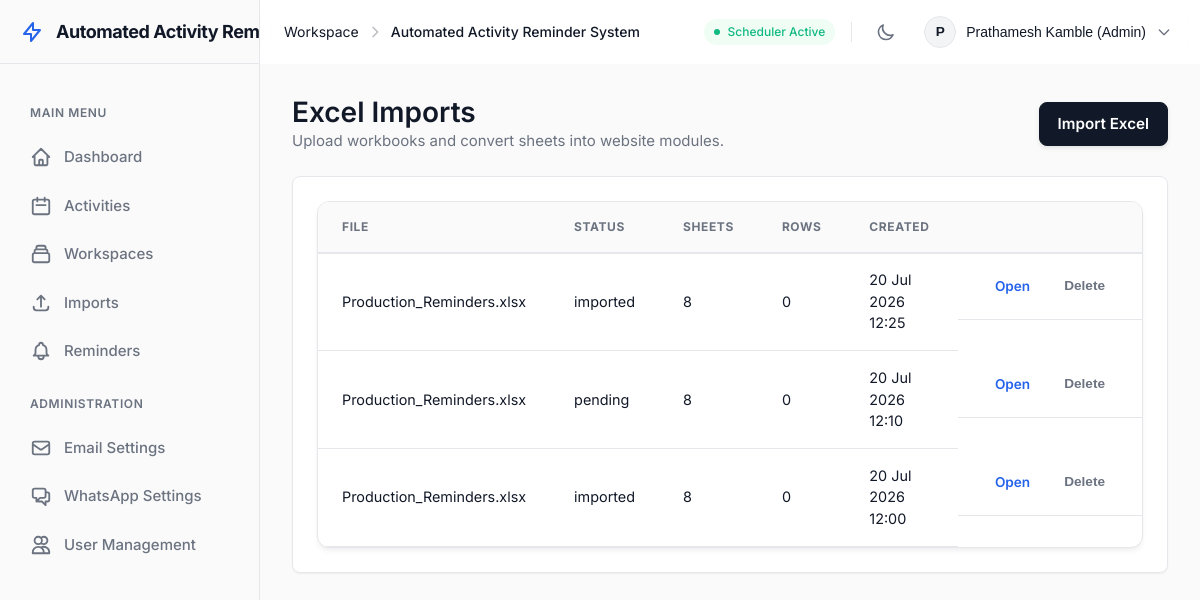
The app's page /imports (signed in), older data.
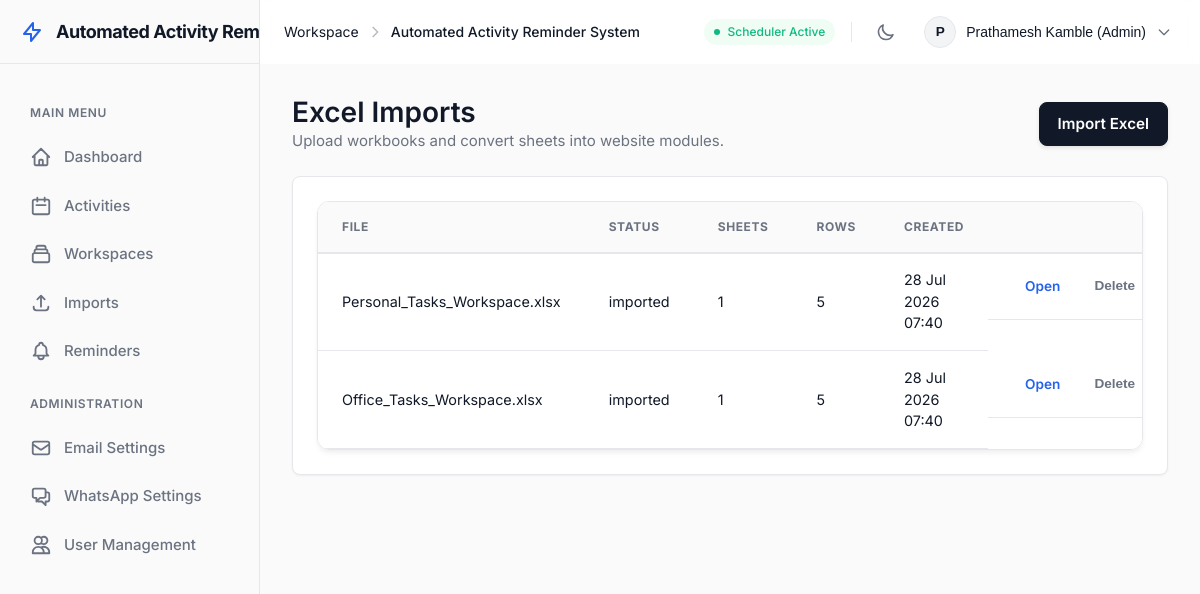
The same page, newer data.
### src/db/models.py (models this page shows)
class User(Base):
    __tablename__ = "users"
    id = Column(Integer, primary_key=True)
    username = Column(String(100), unique=True, nullable=False, index=True) # Kept for legacy compatibility if needed
    email = Column(String(255), unique=True, nullable=False, index=True)
    display_name = Column(String(150), nullable=False)
    password_hash = Column(String(255), nullable=False)
    role = Column(String(20), nullable=False, default="employee")
    is_active = Column(Boolean, nullable=False, default=True)
    email_verified = Column(Boolean, nullable=False, default=False)
    must_change_password = Column(Boolean, nullable=False, default=False)
    created_at = Column(DateTime, nullable=False, default=datetime.utcnow)
    password_reset_tokens = relationship("PasswordResetToken", back_populates="user", cascade="all, delete-orphan")
    email_verification_tokens = relationship("EmailVerificationToken", back_populates="user", cascade="all, delete-orphan")
    login_history = relationship("LoginHistory", back_populates="user", cascade="all, delete-orphan")
    activities = relationship("ActivityRecord", back_populates="assigned_user")

class WorkbookImport(Base):
    __tablename__ = "workbook_imports"
    id = Column(Integer, primary_key=True)
    original_filename = Column(String(255), nullable=False)
    stored_path = Column(Text, nullable=False)
    status = Column(String(30), nullable=False, default="pending")
    sheet_count = Column(Integer, nullable=False, default=0)
    row_count = Column(Integer, nullable=False, default=0)
    imported_by_user_id = Column(Integer, ForeignKey("users.id"), nullable=True)
    created_at = Column(DateTime, nullable=False, default=datetime.utcnow)
    completed_at = Column(DateTime, nullable=True)
    sheets = relationship("ImportedSheet", back_populates="workbook_import", cascade="all, delete-orphan")

### src/web/app.py (the view)
@app.get("/imports", response_class=HTMLResponse)
def imports(request: Request) -> typing.Any:
    db = get_db()
    try:
        user = require_login(request, db)
        if isinstance(user, RedirectResponse):
            return user
        rows = db.query(WorkbookImport).order_by(WorkbookImport.created_at.desc()).all()
        return render(request, "imports.html", {"imports": rows}, user)
    finally:
        close_db(db)

### src/web/templates/imports.html
{% extends "base.html" %}
{% block content %}
<section class="page-heading">
  <div>
    <h1>Excel Imports</h1>
    <p>Upload workbooks and convert sheets into website modules.</p>
  </div>
  {% if user.can_edit %}
    <a href="/imports/new" class="button primary">Import Excel</a>
  {% endif %}
</section>
<section class="panel">
  <div class="table-wrap">
    <table>
      <thead>
        <tr>
          <th>File</th>
          <th>Status</th>
          <th>Sheets</th>
          <th>Rows</th>
          <th>Created</th>
          <th></th>
        </tr>
      </thead>
      <tbody>
        {% for item in imports %}
          <tr>
            <td>{{ item.original_filename }}</td>
            <td>{{ item.status }}</td>
            <td>{{ item.sheet_count }}</td>
            <td>{{ item.row_count }}</td>
            <td>{{ item.created_at.strftime("%d %b %Y %H:%M") }}</td>
            <td style="display: flex; gap: 8px;">
              <a href="/imports/{{ item.id }}" class="button small ghost">Open</a>
              <form method="post" action="/imports/{{ item.id }}/delete" onsubmit="return confirm('Are you sure you want to delete this import?');" style="margin: 0;">
                <button type="submit" class="button small ghost" style="color: var(--text-muted);">Delete</button>
              </form>
            </td>
          </tr>
        {% else %}
          <tr><td colspan="6" class="empty">No imports yet.</td></tr>
        {% endfor %}
      </tbody>
    </table>
  </div>
</section>
{% endblock %}

### src/web/templates/base.html (shortened to what this page needs)
<!doctype html>
<html lang="en">
<head>
  <link rel="stylesheet" href="{{ request.url_for('static', path='styles.css') }}">
</head>
<body>
  <div class="app-shell">
    <aside class="app-sidebar" id="app-sidebar">
      <div class="sidebar-header">
        <a class="sidebar-brand" href="/dashboard">
          <svg class="brand-icon" fill="none" stroke="currentColor" stroke-width="2" viewBox="0 0 24 24"><path stroke-linecap="round" stroke-linejoin="round" d="M13 10V3L4 14h7v7l9-11h-7z"></path></svg>
          <span class="sidebar-brand-text">{{ app_name }}</span>
        </a>
      </div>
      <div class="sidebar-nav">
        {% if user %}
          <div class="sidebar-nav-heading">Main Menu</div>
          <a href="/dashboard">
            <svg class="nav-icon" fill="none" stroke="currentColor" viewBox="0 0 24 24"><path stroke-linecap="round" stroke-linejoin="round" stroke-width="2" d="M3 12l2-2m0 0l7-7 7 7M5 10v10a1 1 0 001 1h3m10-11l2 2m-2-2v10a1 1 0 01-1 1h-3m-6 0a1 1 0 001-1v-4a1 1 0 011-1h2a1 1 0 011 1v4a1 1 0 001 1m-6 0h6"></path></svg>
            <span class="nav-text">Dashboard</span>
          </a>
          <a href="/activities">
            <svg class="nav-icon" fill="none" stroke="currentColor" viewBox="0 0 24 24"><path stroke-linecap="round" stroke-linejoin="round" stroke-width="2" d="M8 7V3m8 4V3m-9 8h10M5 21h14a2 2 0 002-2V7a2 2 0 00-2-2H5a2 2 0 00-2 2v12a2 2 0 002 2z"></path></svg>
            <span class="nav-text">Activities</span>
          </a>
          <a href="/collections">
            <svg class="nav-icon" fill="none" stroke="currentColor" viewBox="0 0 24 24"><path stroke-linecap="round" stroke-linejoin="round" stroke-width="2" d="M19 11H5m14 0a2 2 0 012 2v6a2 2 0 01-2 2H5a2 2 0 01-2-2v-6a2 2 0 012-2m14 0V9a2 2 0 00-2-2M5 11V9a2 2 0 012-2m0 0V5a2 2 0 012-2h6a2 2 0 012 2v2M7 7h10"></path></svg>
            <span class="nav-text">Workspaces</span>
          </a>
          <a href="/imports">
            <svg class="nav-icon" fill="none" stroke="currentColor" viewBox="0 0 24 24"><path stroke-linecap="round" stroke-linejoin="round" stroke-width="2" d="M4 16v1a3 3 0 003 3h10a3 3 0 003-3v-1m-4-8l-4-4m0 0L8 8m4-4v12"></path></svg>
            <span class="nav-text">Imports</span>
          </a>
          <a href="/reminders/preview">
            <span class="nav-text">Reminders</span>
          </a>
          {% if user.is_owner %}
            <div class="sidebar-nav-heading">Administration</div>
            <a href="/settings/email">
              <svg class="nav-icon" fill="none" stroke="currentColor" viewBox="0 0 24 24"><path stroke-linecap="round" stroke-linejoin="round" stroke-width="2" d="M3 8l7.89 5.26a2 2 0 002.22 0L21 8M5 19h14a2 2 0 002-2V7a2 2 0 00-2-2H5a2 2 0 00-2 2v10a2 2 0 002 2z"></path></svg>
              <span class="nav-text">Email Settings</span>
            </a>
            <a href="/settings/whatsapp">
              <span class="nav-text">WhatsApp Settings</span>
            </a>
            <a href="/users">
              <svg class="nav-icon" fill="none" stroke="currentColor" viewBox="0 0 24 24"><path stroke-linecap="round" stroke-linejoin="round" stroke-width="2" d="M12 4.354a4 4 0 110 5.292M15 21H3v-1a6 6 0 0112 0v1zm0 0h6v-1a6 6 0 00-9-5.197M13 7a4 4 0 11-8 0 4 4 0 018 0z"></path></svg>
              <span class="nav-text">User Management</span>
            </a>
          {% endif %}
        {% endif %}
      </div>
    </aside>
    <div class="app-content-wrapper">
      <header class="app-navbar">
        <div class="navbar-left">
          <div class="navbar-breadcrumbs desktop-only">
            <span class="breadcrumb-item text-muted">Workspace</span>
            <svg class="breadcrumb-separator" width="16" height="16" fill="none" stroke="currentColor" viewBox="0 0 24 24"><path stroke-linecap="round" stroke-linejoin="round" stroke-width="2" d="M9 5l7 7-7 7"></path></svg>
            <span class="breadcrumb-item fw-500">{{ app_name }}</span>
          </div>
        </div>
        <div class="navbar-right">
          <div class="scheduler-status desktop-only">
            <span class="status-dot pulsing"></span>
            <span class="status-text">Scheduler Active</span>
          </div>
          <button id="theme-toggle" class="icon-button theme-toggle-btn" aria-label="Toggle Theme">
            <svg width="20" height="20" fill="none" stroke="currentColor" stroke-width="2" viewBox="0 0 24 24">
              <path stroke-linecap="round" stroke-linejoin="round" d="M20.354 15.354A9 9 0 018.646 3.646 9.003 9.003 0 0012 21a9.003 9.003 0 008.354-5.646z"></path>
            </svg>
          </button>
          {% if user %}
            <div class="user-profile-menu dropdown-container">
              <button class="user-name profile-dropdown-btn">
                <div class="avatar">{{ user.display_name[:1] | upper }}</div>
                <span class="desktop-only">{{ user.display_name }} ({{ user.role|title }})</span>
                <svg class="dropdown-chevron desktop-only" width="16" height="16" fill="none" stroke="currentColor" viewBox="0 0 24 24"><path stroke-linecap="round" stroke-linejoin="round" stroke-width="2" d="M19 9l-7 7-7-7"></path></svg>
              </button>
            </div>
          {% else %}
            <div class="user-profile-menu">
              <a href="/login" class="button small ghost">Login</a>
              <a href="/signup" class="button small primary">Signup</a>
            </div>
          {% endif %}
        </div>
      </header>
      <main class="page-content">
        <div class="page">
          {% block content %}{% endblock %}
        </div>
      </main>
    </div>
  </div>
</body>
</html>

Row changes from the older to the newer data that the page shows:
removed WorkbookImport: original_filename "Production_Reminders.xlsx", status "imported", sheet_count "8", row_count "0", created_at "20 Jul 2026 12:25"
removed WorkbookImport: original_filename "Production_Reminders.xlsx", status "pending", sheet_count "8", row_count "0", created_at "20 Jul 2026 12:10"
removed WorkbookImport: original_filename "Production_Reminders.xlsx", status "imported", sheet_count "8", row_count "0", created_at "20 Jul 2026 12:00"
added WorkbookImport: original_filename "Personal_Tasks_Workspace.xlsx", status "imported", sheet_count "1", row_count "5", created_at "28 Jul 2026 07:40"
added WorkbookImport: original_filename "Office_Tasks_Workspace.xlsx", status "imported", sheet_count "1", row_count "5", created_at "28 Jul 2026 07:40"
